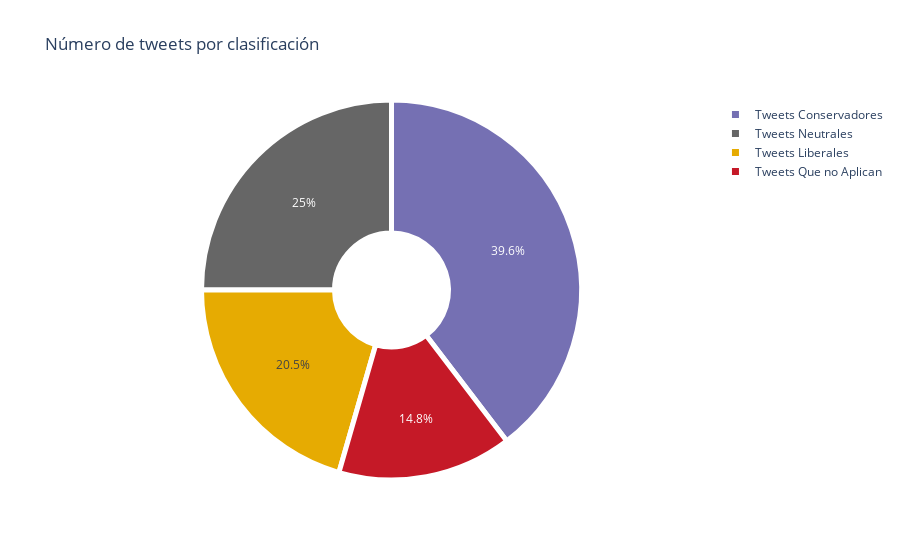

Notebook code cell kept with this figure:
### Markdown cell above
### 2.3 Estadistica Descriptiva de la base madre

### Code cell
if not os.path.exists("images"):
    os.mkdir("images")

numero_de_casos_por_clasificacion = pd.DataFrame(basemadre_df['clasification'].value_counts())
numero_de_casos_por_clasificacion.index.name = 'clasification'
numero_de_casos_por_clasificacion.columns = ['quantity']

labels = ['Tweets Liberales',
          'Tweets Conservadores',
          'Tweets Neutrales',
          'Tweets Que no Aplican']

values = [numero_de_casos_por_clasificacion['quantity'][0], 
          numero_de_casos_por_clasificacion['quantity'][1], 
          numero_de_casos_por_clasificacion['quantity'][2],
          numero_de_casos_por_clasificacion['quantity'][3]]

# colores
colors = ['#e6ab02','#7570B3','#666666','#C51927']


fig = go.Figure(data=[go.Pie(labels=labels, values=values, hole=.3,)])
fig.update_traces(marker=dict(colors=colors, line=dict(color='#FFFFFF', width=5)))
fig.update(layout_title_text='Número de tweets por clasificación')
fig.show()
fig.write_image("images/fig1.jpeg")

### Figure 1 — Plotly figure (JSON) as saved in the notebook; plotly's stock layout.template omitted (floating-point values rounded to 4 significant figures)
{"data": [{"hole": 0.3, "labels": ["Tweets Liberales", "Tweets Conservadores", "Tweets Neutrales", "Tweets Que no Aplican"], "marker": {"colors": ["#e6ab02", "#7570B3", "#666666", "#C51927"], "line": {"color": "#FFFFFF", "width": 5}}, "type": "pie", "values": [1639, 3164, 1997, 1185]}], "layout": {"title": {"text": "Número de tweets por clasificación"}}}
